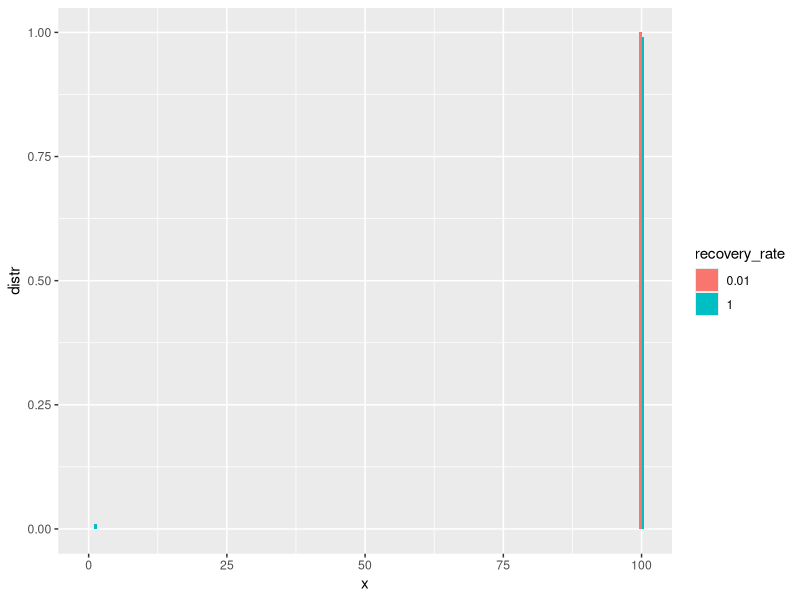

Reproduce this figure in R.
library(ggplot2)
library(testthat)


## Test data generated using authors' code.
N <- 10
beta <- 2/(N-1);
gamma1 <- 1;
final_size1 <- c(0.00000, 0.33333, 0.08640, 0.04908, 0.03814, 0.03638, 0.04079, 0.05256, 0.07614, 0.11862, 0.16854)

## Some more test data; extreme cases.
## What if the recovery rate is 0?
gamma2 <- 0
final_size2 <- c(0, 0, 0, 0, 0, 0, 0, 0, 0, 0, 1)

outbreak_size_distr <- function(N, beta, gamma) {
    ## total number of possible states
    nstates <- (N + 1) * (N + 2) / 2
    ## empty vector to store outbreak size distribution
    distr <- rep(0, N + 1)
    ## probability distribution of states
    p_states <- rep(0, nstates)
    ## Start with 1 infection event. This could be 
    ## customised. Note that state 2 corresponds to
    ## state (1, 0)
    p_states[2] <- 1
    ## counter to index over states
    state <- 1
    for (z2 in 0:N) {
        distr[z2 + 1] <- p_states[state];
        state <- state + 1;
        if ((z2 + 1) > (N - 1)) {
            next
        }        
        for (z1 in (z2 + 1): (N - 1)) {
            p <- 1 / ( 1 + gamma/(beta*(N - z1)))
            p_states[state + 1] <- p_states[state + 1] + p_states[state] * p
            p_states[state + N - z2] <- p_states[state + N - z2] + p_states[state] * (1 - p)
            state <- state + 1
        }
        if (z2 < N) {
            p_states[state + N - z2] <- p_states[state + N - z2] + p_states[state] 
            state <- state + 1         
        }

    }
    distr
}

distr <- outbreak_size_distr(N = 10, beta = 2/9, gamma = 1)
distr <- round(distr, 5)

testthat::expect_equal(distr, final_size1)

distr <- outbreak_size_distr(N = 10, beta = 2/9, gamma = 0)
distr <- round(distr, 5)

testthat::expect_equal(distr, final_size2)

N <- 100
beta <- seq(from = 10, to = 100, by = 50) / (N - 1)
gamma <- 1
final_distr <- lapply(beta, function(b) outbreak_size_distr(N, beta = b, gamma))

results <- data.frame()
for (i in seq_along(beta)) {
    results <- rbind(results, data.frame(infection_rate = rep(beta[i], N + 1), 
                                         distr = final_distr[[i]]))
}
results$infection_rate <- factor(results$infection_rate)

N <- 100
beta <- 99 / (N - 1)
gamma <- beta / c(1, 100)
final_distr <- lapply(gamma, function(g) outbreak_size_distr(N, beta, gamma = g))
results <- data.frame()
for (i in seq_along(gamma)) {
    results <- rbind(results, data.frame(recovery_rate = rep(gamma[i], N + 1), 
                                         distr = final_distr[[i]]))
}
results$recovery_rate <- factor(results$recovery_rate)
x <- rep(0:N, length(gamma))

# Plot
ggplot(results, aes(x, distr, fill = recovery_rate)) +
  geom_col(position = "dodge") 
